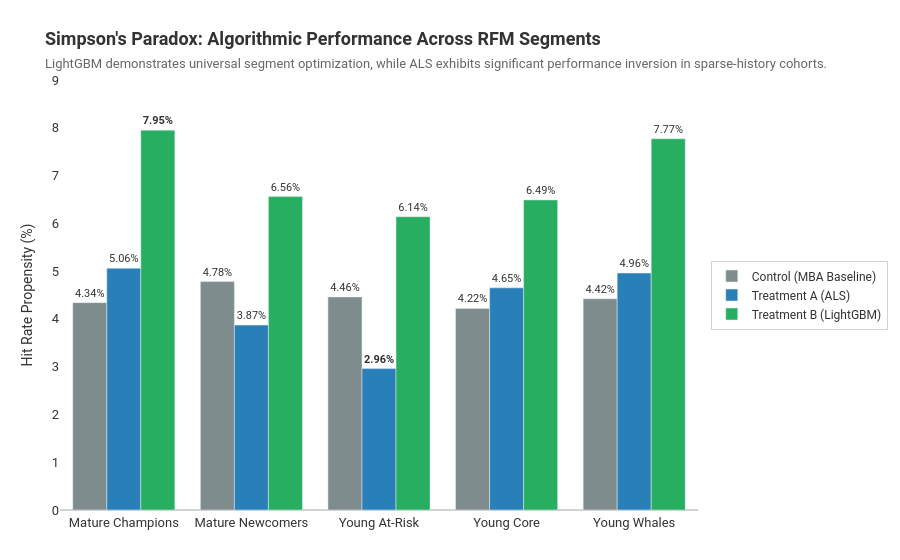

Here is the notebook cell this chart was saved with:
### Code cell
import os
import plotly.graph_objects as go
import plotly.io as pio
from pathlib import Path

# =====================================================================
# 1. Robust Path Resolution
# =====================================================================
cwd = Path.cwd()
if (cwd / "data" / "processed").exists():
    PROJECT_ROOT = cwd
elif (cwd.parent / "data" / "processed").exists():
    PROJECT_ROOT = cwd.parent
else:
    raise FileNotFoundError("Could not locate project root.")

# Target the top-level figures folder
output_dir = PROJECT_ROOT / "figures" / "06_abtest"
output_dir.mkdir(parents=True, exist_ok=True)

# =====================================================================
# FIGURE 2: Segment-Stratified Hit Rates (Simpson's Paradox)
# =====================================================================
segments = ['Mature Champions', 'Mature Newcomers', 'Young At-Risk', 'Young Core', 'Young Whales']

# Hit Rate Data
hr_control = [4.34, 4.78, 4.46, 4.22, 4.42]
hr_als     = [5.06, 3.87, 2.96, 4.65, 4.96]
hr_lgbm    = [7.95, 6.56, 6.14, 6.49, 7.77]

# Find absolute max and min for highlighting
all_values = hr_control + hr_als + hr_lgbm
max_val = max(all_values)
min_val = min(all_values)

def format_label(val):
    """Bolds only the global maximum and global minimum values."""
    if val == max_val or val == min_val:
        return f"<b>{val}%</b>"
    return f"{val}%"

# Economy-focused Corporate Palette
color_control = '#7F8C8D' # Slate Gray (Baseline)
color_als     = '#2980B9' # Steel Blue (Alternative 1)
color_lgbm    = '#27AE60' # Emerald Green (Winning/Profit Alternative)

# Layout configuration
layout_defaults = dict(
    plot_bgcolor='white',
    font=dict(family="Roboto, 'Segoe UI', sans-serif", color="#333333"),
    # Y-axis title smaller (size 10), Y-axis ticks larger (size 13), Gridlines REMOVED
    yaxis=dict(
        showgrid=False, 
        zeroline=True, zerolinecolor='lightgray',
        title=dict(text="Hit Rate Propensity (%)", font=dict(size=14)), 
        tickfont=dict(size=13)
    ),
    # X-axis ticks larger (size 13)
    xaxis=dict(
        showgrid=False, 
        tickfont=dict(size=13), 
        linecolor='lightgray'
    ),
    legend=dict(yanchor="middle", y=0.5, xanchor="left", x=1.02, font=dict(size=12), bordercolor="lightgray", borderwidth=1),
    margin=dict(t=80, b=50, l=60, r=180)
)

fig = go.Figure()

# Add Control Trace
fig.add_trace(go.Bar(
    x=segments, y=hr_control, 
    name='Control (MBA Baseline)', 
    marker_color=color_control,
    text=[format_label(v) for v in hr_control], 
    textposition='outside', textfont=dict(size=11)
))

# Add ALS Trace
fig.add_trace(go.Bar(
    x=segments, y=hr_als, 
    name='Treatment A (ALS)', 
    marker_color=color_als,
    text=[format_label(v) for v in hr_als], 
    textposition='outside', textfont=dict(size=11)
))

# Add LGBM Trace
fig.add_trace(go.Bar(
    x=segments, y=hr_lgbm, 
    name='Treatment B (LightGBM)', 
    marker_color=color_lgbm,
    text=[format_label(v) for v in hr_lgbm], 
    textposition='outside', textfont=dict(size=11)
))

# Add Title & Subtitle
fig.update_layout(
    **layout_defaults,
    title=dict(
        text="<b>Simpson's Paradox: Algorithmic Performance Across RFM Segments</b><br>"
             "<span style='font-size: 13px; color: #666666'>"
             "LightGBM demonstrates universal segment optimization, while ALS exhibits significant performance inversion in sparse-history cohorts.</span>",
        font=dict(size=18),
        y=0.92
    ),
    barmode='group'
)
fig.update_yaxes(range=[0, 9.0]) # Provide headroom for data labels

# Save and Display
output_path = output_dir / "simpsons_paradox_segments.png"
fig.write_image(output_path, width=950, height=500, scale=2)
fig.show()

print(f"Successfully generated and saved figure to:\n{output_path}")

### Figure 1 — Plotly figure (JSON) as saved in the notebook; plotly's stock layout.template omitted (floating-point values rounded to 4 significant figures)
{"data": [{"marker": {"color": "#7F8C8D"}, "name": "Control (MBA Baseline)", "text": ["4.34%", "4.78%", "4.46%", "4.22%", "4.42%"], "textfont": {"size": 11}, "textposition": "outside", "type": "bar", "x": ["Mature Champions", "Mature Newcomers", "Young At-Risk", "Young Core", "Young Whales"], "y": [4.34, 4.78, 4.46, 4.22, 4.42]}, {"marker": {"color": "#2980B9"}, "name": "Treatment A (ALS)", "text": ["5.06%", "3.87%", "<b>2.96%</b>", "4.65%", "4.96%"], "textfont": {"size": 11}, "textposition": "outside", "type": "bar", "x": ["Mature Champions", "Mature Newcomers", "Young At-Risk", "Young Core", "Young Whales"], "y": [5.06, 3.87, 2.96, 4.65, 4.96]}, {"marker": {"color": "#27AE60"}, "name": "Treatment B (LightGBM)", "text": ["<b>7.95%</b>", "6.56%", "6.14%", "6.49%", "7.77%"], "textfont": {"size": 11}, "textposition": "outside", "type": "bar", "x": ["Mature Champions", "Mature Newcomers", "Young At-Risk", "Young Core", "Young Whales"], "y": [7.95, 6.56, 6.14, 6.49, 7.77]}], "layout": {"barmode": "group", "font": {"color": "#333333", "family": "Roboto, 'Segoe UI', sans-serif"}, "legend": {"bordercolor": "lightgray", "borderwidth": 1, "font": {"size": 12}, "x": 1.02, "xanchor": "left", "y": 0.5, "yanchor": "middle"}, "margin": {"b": 50, "l": 60, "r": 180, "t": 80}, "plot_bgcolor": "white", "title": {"font": {"size": 18}, "text": "<b>Simpson's Paradox: Algorithmic Performance Across RFM Segments</b><br><span style='font-size: 13px; color: #666666'>LightGBM demonstrates universal segment optimization, while ALS exhibits significant performance inversion in sparse-history cohorts.</span>", "y": 0.92}, "xaxis": {"linecolor": "lightgray", "showgrid": false, "tickfont": {"size": 13}}, "yaxis": {"range": [0, 9], "showgrid": false, "tickfont": {"size": 13}, "title": {"font": {"size": 14}, "text": "Hit Rate Propensity (%)"}, "zeroline": true, "zerolinecolor": "lightgray"}}}
